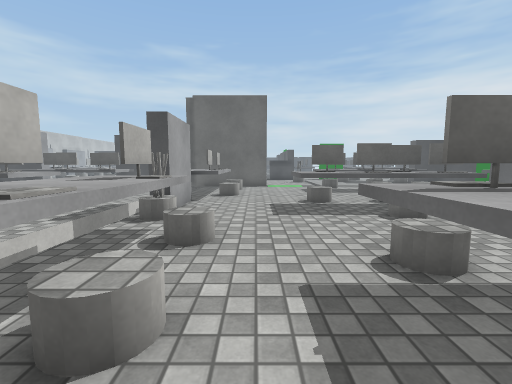
[1] (above)

22 first-person views from a walk through a 3-D level made in the Unity game engine. The camera is 1.2 m above the floor, tilts 6° down and sees 90° across. The floor is counted in squares, 1 m on a side. Each view is taken from the middle of a square. On the plan, view 1 faces up. The plan holds only what a view shows up to about 12 squares ahead; the rest is blank. The place goes on beyond the plan. The player character is not drawn. Door leaves are left out, so doorways stand open. Surface patterns are stand-ins for the level's own textures.

[2]
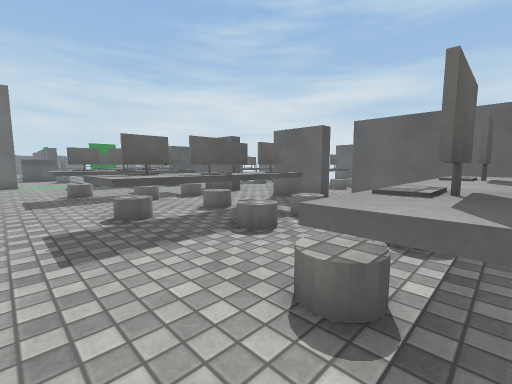

[3]
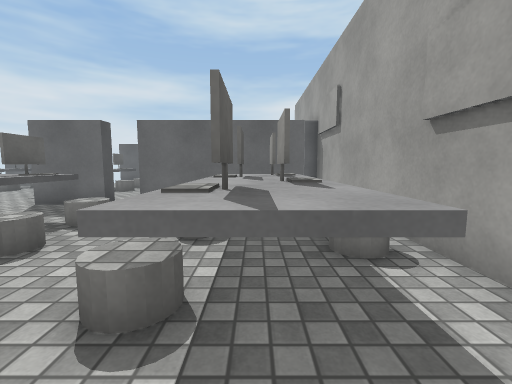

[4]
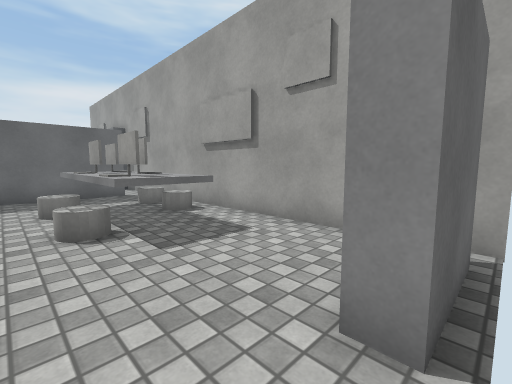

[5]
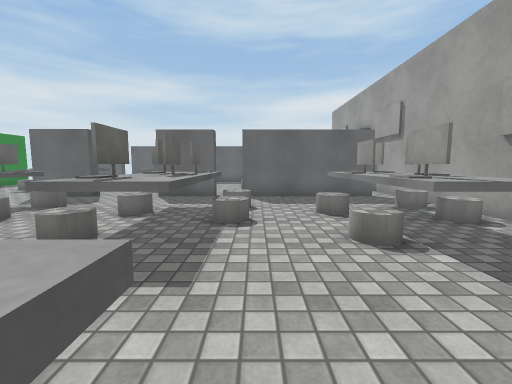

[6]
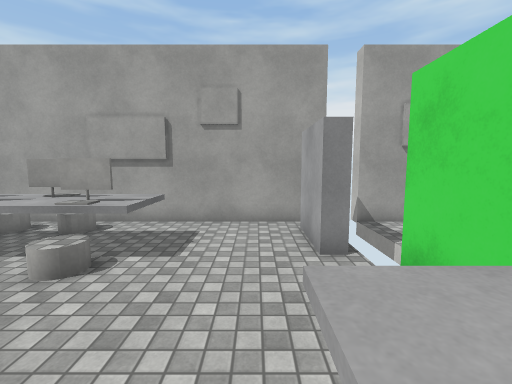

[7]
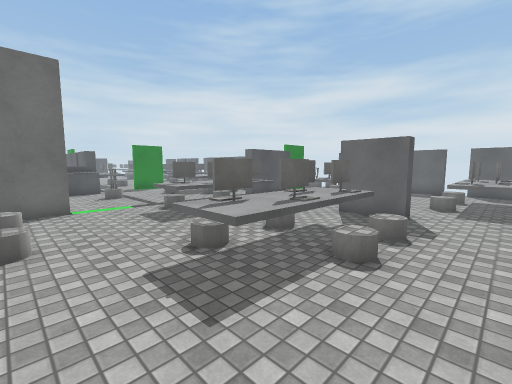

[8]
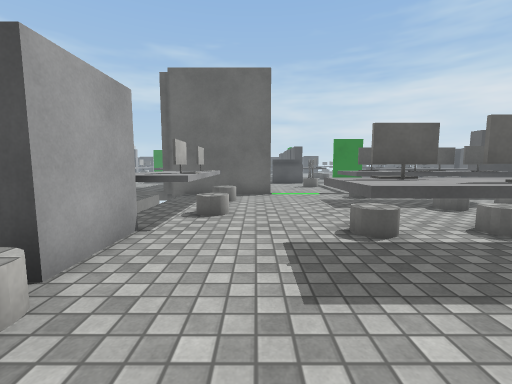

[9]
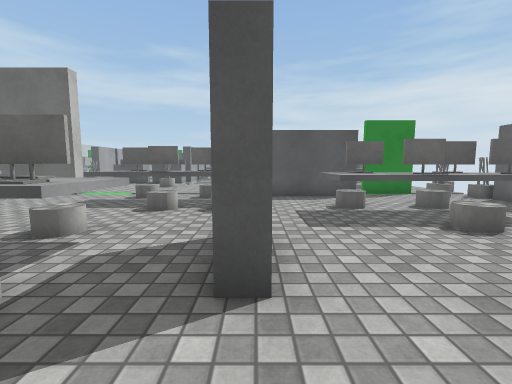

[10]
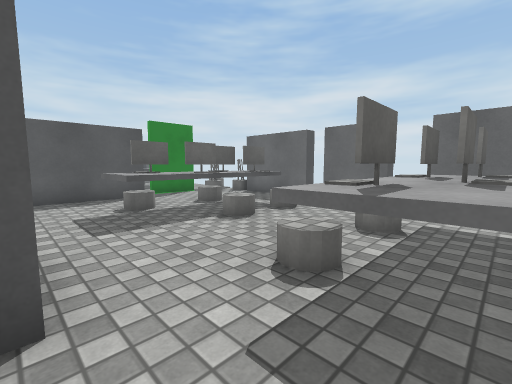

[11]
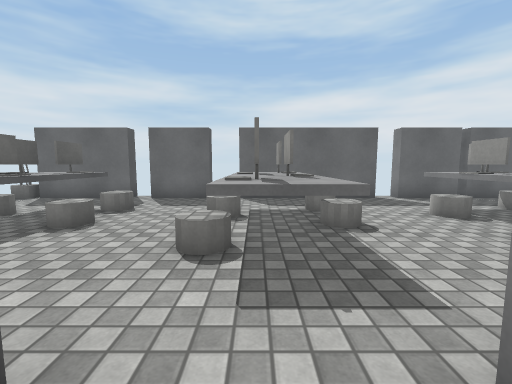

[12]
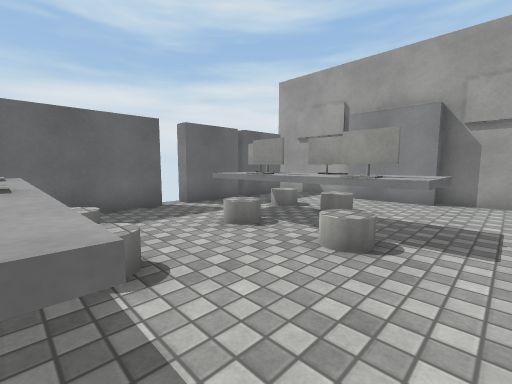

[13]
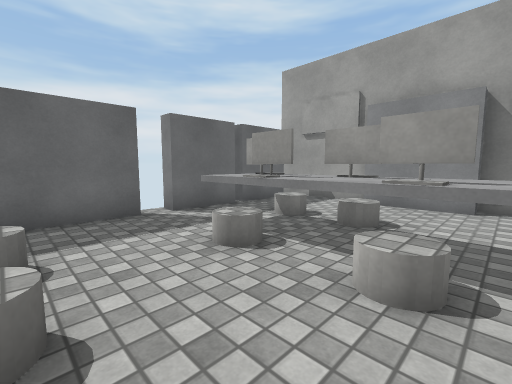

[14]
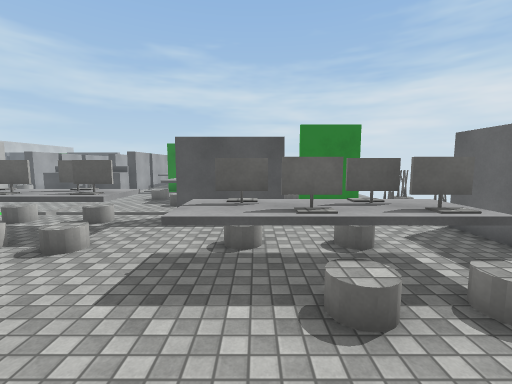

[15]
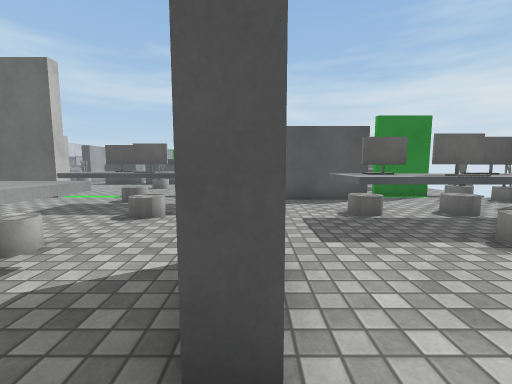

[16]
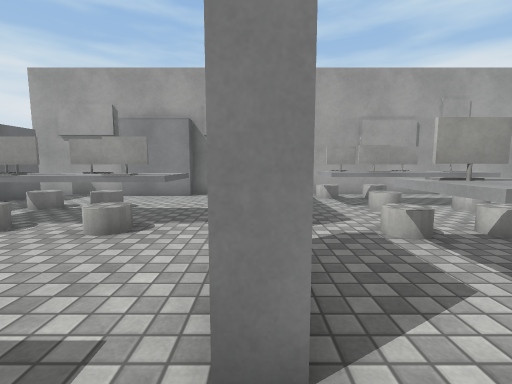

[17]
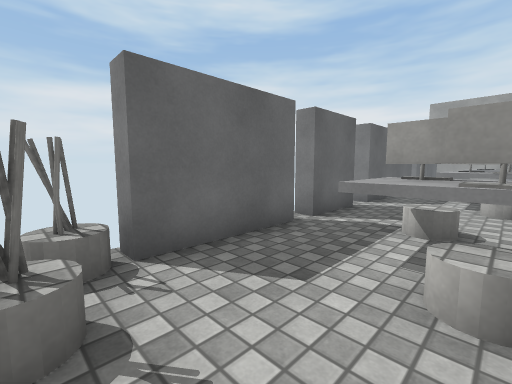

[18]
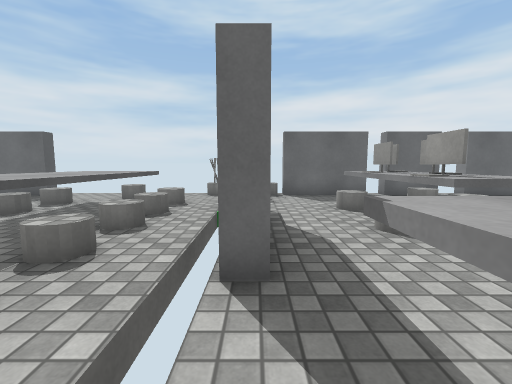

[19]
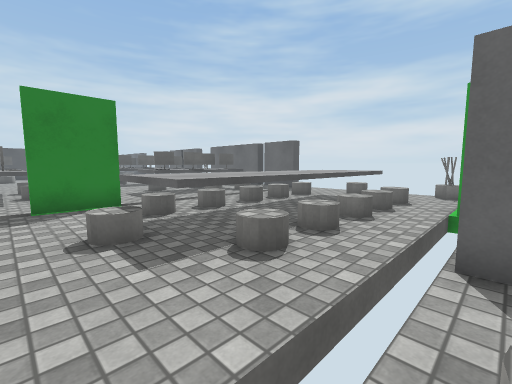

[20]
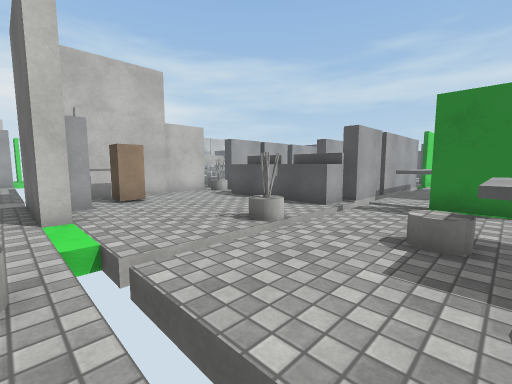

[21]
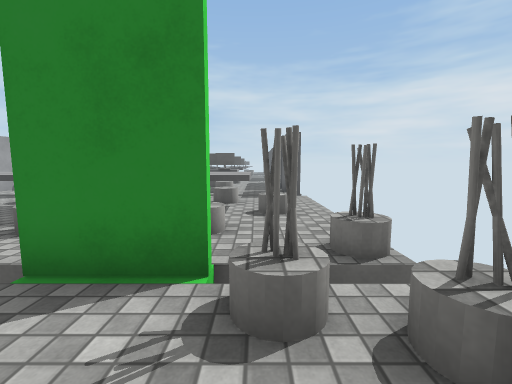

[22]
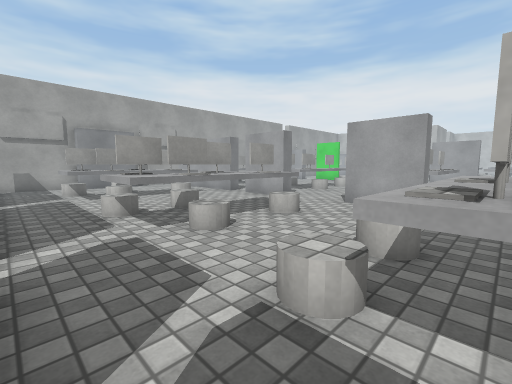

### Floor plan
Key: @ floor where view 1 was taken; # wall or solid block; x gap in a wall; . main floor; : floor 1 m higher than the main floor; / step, stairs or slope; D open door; = window, fence, low wall or low ledge; ^ raised ledge; B grey block; L block; O other object.
Columns run from 4 left of view 1 to 17 right of it. Each row starts with its distance up from view 1.
 24        #
 23        #
 22    ##########       ##
 21  ..BBBBB .......   ..
 20 #....... ..==  ==  =.
 19 #......O ..::::::::..
 18 #......O ..::::::::..
 17 #.L..... ..=========.
 16 #.x..... ...........OO
 15 #####DD     .   ####OO
 14   ...........####..OOO
 13   =O...^^^^^.........O
 12    ....^^^^^.........#
 11   x........O..==#O=..#
 10    O..........#====..#
  9    .............O.O..x
  8   #..^x^x^^.#........#
  7  ##..^^^^.^.#........x
  6   O.....OO...../.O...
  5    ...........==#==..#
  4    /..........O====..#
  3    ...O   ..#...O.O..#
  2    /.#=====.#........#
  1  #=..======..........#
  0  #..@.......#.==#O=..x
 -1 #...........#.#====..#
 -2  #....O^^^..#...O.O..x
 -3  ##..^O^^^^.#........#
 -4  ##...^^^^=.#........#
 -5  #.............###...x
 -6  ############### #####

Where each view was taken, in squares from view 1:
view 1: 0 up, 0 right, facing up
view 2: 3 down, 0 right, facing up-right
view 3: 3 down, 0 right, facing right
view 4: 1 down, 3 left, facing down-right
view 5: 0 up, 2 left, facing right
view 6: 2 up, 1 left, facing down
view 7: 4 up, 1 left, facing up-right
view 8: 4 up, 0 right, facing up
view 9: 4 up, 8 right, facing up
view 10: 4 up, 8 right, facing up-right
view 11: 5 up, 7 right, facing right
view 12: 4 up, 9 right, facing down-right
view 13: 3 up, 10 right, facing down-right
view 14: 6 up, 11 right, facing up
view 15: 5 up, 8 right, facing up
view 16: 5 up, 8 right, facing down
view 17: 14 up, 13 right, facing down-right
view 18: 14 up, 6 right, facing right
view 19: 14 up, 5 right, facing up-right
view 20: 14 up, 7 right, facing up-left
view 21: 12 up, 15 right, facing up
view 22: 10 up, 16 right, facing down-left
